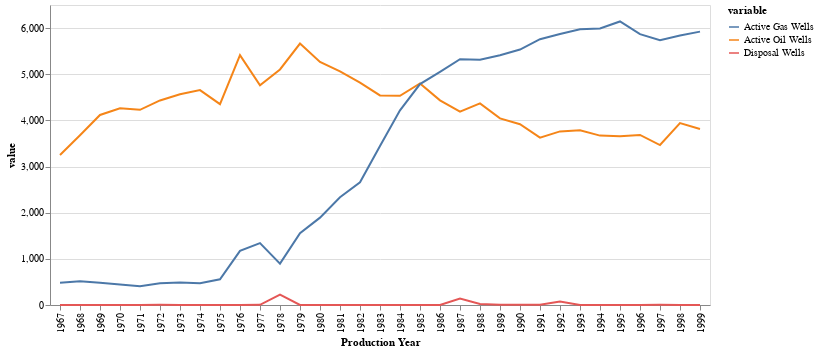

Notebook code for this chart:
### Markdown cell above
####We are now representing this melted dataframe using a line chart.

### Code cell
Chart(NR_df1_melt).mark_line().encode(x='Production Year:O', y='value', color='variable')

### Figure 1 — Vega-Lite specification as saved in the notebook (floating-point values rounded to 4 significant figures)
{"config": {"view": {"continuousWidth": 400, "continuousHeight": 300}}, "data": {"name": "data-1c98327226adc02768df8bbc8a6091ef"}, "mark": "line", "encoding": {"color": {"type": "nominal", "field": "variable"}, "x": {"type": "ordinal", "field": "Production Year"}, "y": {"type": "quantitative", "field": "value"}}, "$schema": "https://vega.github.io/schema/vega-lite/v4.8.1.json", "datasets": {"data-1c98327226adc02768df8bbc8a6091ef": [{"Production Year": 1967, "variable": "Active Oil Wells", "value": 3250}, {"Production Year": 1968, "variable": "Active Oil Wells", "value": 3678}, {"Production Year": 1969, "variable": "Active Oil Wells", "value": 4117}, {"Production Year": 1970, "variable": "Active Oil Wells", "value": 4261}, {"Production Year": 1971, "variable": "Active Oil Wells", "value": 4229}, {"Production Year": 1972, "variable": "Active Oil Wells", "value": 4432}, {"Production Year": 1973, "variable": "Active Oil Wells", "value": 4567}, {"Production Year": 1974, "variable": "Active Oil Wells", "value": 4657}, {"Production Year": 1975, "variable": "Active Oil Wells", "value": 4352}, {"Production Year": 1976, "variable": "Active Oil Wells", "value": 5414}, {"Production Year": 1977, "variable": "Active Oil Wells", "value": 4760}, {"Production Year": 1978, "variable": "Active Oil Wells", "value": 5104}, {"Production Year": 1979, "variable": "Active Oil Wells", "value": 5664}, {"Production Year": 1980, "variable": "Active Oil Wells", "value": 5265}, {"Production Year": 1981, "variable": "Active Oil Wells", "value": 5062}, {"Production Year": 1982, "variable": "Active Oil Wells", "value": 4820}, {"Production Year": 1983, "variable": "Active Oil Wells", "value": 4540}, {"Production Year": 1984, "variable": "Active Oil Wells", "value": 4533}, {"Production Year": 1985, "variable": "Active Oil Wells", "value": 4800}, {"Production Year": 1986, "variable": "Active Oil Wells", "value": 4434}, {"Production Year": 1987, "variable": "Active Oil Wells", "value": 4190}, {"Production Year": 1988, "variable": "Active Oil Wells", "value": 4368}, {"Production Year": 1989, "variable": "Active Oil Wells", "value": 4043}, {"Production Year": 1990, "variable": "Active Oil Wells", "value": 3916}, {"Production Year": 1991, "variable": "Active Oil Wells", "value": 3627}, {"Production Year": 1992, "variable": "Active Oil Wells", "value": 3761}, {"Production Year": 1993, "variable": "Active Oil Wells", "value": 3785}, {"Production Year": 1994, "variable": "Active Oil Wells", "value": 3670}, {"Production Year": 1995, "variable": "Active Oil Wells", "value": 3655}, {"Production Year": 1996, "variable": "Active Oil Wells", "value": 3684}, {"Production Year": 1997, "variable": "Active Oil Wells", "value": 3466}, {"Production Year": 1998, "variable": "Active Oil Wells", "value": 3940}, {"Production Year": 1999, "variable": "Active Oil Wells", "value": 3815}, {"Production Year": 1967, "variable": "Active Gas Wells", "value": 484}, {"Production Year": 1968, "variable": "Active Gas Wells", "value": 515}, {"Production Year": 1969, "variable": "Active Gas Wells", "value": 481}, {"Production Year": 1970, "variable": "Active Gas Wells", "value": 446}, {"Production Year": 1971, "variable": "Active Gas Wells", "value": 409}, {"Production Year": 1972, "variable": "Active Gas Wells", "value": 472}, {"Production Year": 1973, "variable": "Active Gas Wells", "value": 485}, {"Production Year": 1974, "variable": "Active Gas Wells", "value": 473}, {"Production Year": 1975, "variable": "Active Gas Wells", "value": 558}, {"Production Year": 1976, "variable": "Active Gas Wells", "value": 1172}, {"Production Year": 1977, "variable": "Active Gas Wells", "value": 1342}, {"Production Year": 1978, "variable": "Active Gas Wells", "value": 897}, {"Production Year": 1979, "variable": "Active Gas Wells", "value": 1558}, {"Production Year": 1980, "variable": "Active Gas Wells", "value": 1893}, {"Production Year": 1981, "variable": "Active Gas Wells", "value": 2333}, {"Production Year": 1982, "variable": "Active Gas Wells", "value": 2658}, {"Production Year": 1983, "variable": "Active Gas Wells", "value": 3446}, {"Production Year": 1984, "variable": "Active Gas Wells", "value": 4219}, {"Production Year": 1985, "variable": "Active Gas Wells", "value": 4787}, {"Production Year": 1986, "variable": "Active Gas Wells", "value": 5053}, {"Production Year": 1987, "variable": "Active Gas Wells", "value": 5327}, {"Production Year": 1988, "variable": "Active Gas Wells", "value": 5313}, {"Production Year": 1989, "variable": "Active Gas Wells", "value": 5412}, {"Production Year": 1990, "variable": "Active Gas Wells", "value": 5535}, {"Production Year": 1991, "variable": "Active Gas Wells", "value": 5759}, {"Production Year": 1992, "variable": "Active Gas Wells", "value": 5870}, {"Production Year": 1993, "variable": "Active Gas Wells", "value": 5973}, {"Production Year": 1994, "variable": "Active Gas Wells", "value": 5993}, {"Production Year": 1995, "variable": "Active Gas Wells", "value": 6144}, {"Production Year": 1996, "variable": "Active Gas Wells", "value": 5869}, {"Production Year": 1997, "variable": "Active Gas Wells", "value": 5738}, {"Production Year": 1998, "variable": "Active Gas Wells", "value": 5838}, {"Production Year": 1999, "variable": "Active Gas Wells", "value": 5923}, {"Production Year": 1967, "variable": "Disposal Wells", "value": 0}, {"Production Year": 1968, "variable": "Disposal Wells", "value": 0}, {"Production Year": 1969, "variable": "Disposal Wells", "value": 0}, {"Production Year": 1970, "variable": "Disposal Wells", "value": 0}, {"Production Year": 1971, "variable": "Disposal Wells", "value": 0}, {"Production Year": 1972, "variable": "Disposal Wells", "value": 3}, {"Production Year": 1973, "variable": "Disposal Wells", "value": 0}, {"Production Year": 1974, "variable": "Disposal Wells", "value": 0}, {"Production Year": 1975, "variable": "Disposal Wells", "value": 0}, {"Production Year": 1976, "variable": "Disposal Wells", "value": 0}, {"Production Year": 1977, "variable": "Disposal Wells", "value": 3}, {"Production Year": 1978, "variable": "Disposal Wells", "value": 227}, {"Production Year": 1979, "variable": "Disposal Wells", "value": 1}, {"Production Year": 1980, "variable": "Disposal Wells", "value": 0}, {"Production Year": 1981, "variable": "Disposal Wells", "value": 1}, {"Production Year": 1982, "variable": "Disposal Wells", "value": 1}, {"Production Year": 1983, "variable": "Disposal Wells", "value": 1}, {"Production Year": 1984, "variable": "Disposal Wells", "value": 1}, {"Production Year": 1985, "variable": "Disposal Wells", "value": 0}, {"Production Year": 1986, "variable": "Disposal Wells", "value": 1}, {"Production Year": 1987, "variable": "Disposal Wells", "value": 139}, {"Production Year": 1988, "variable": "Disposal Wells", "value": 20}, {"Production Year": 1989, "variable": "Disposal Wells", "value": 4}, {"Production Year": 1990, "variable": "Disposal Wells", "value": 3}, {"Production Year": 1991, "variable": "Disposal Wells", "value": 4}, {"Production Year": 1992, "variable": "Disposal Wells", "value": 77}, {"Production Year": 1993, "variable": "Disposal Wells", "value": 1}, {"Production Year": 1994, "variable": "Disposal Wells", "value": 1}, {"Production Year": 1995, "variable": "Disposal Wells", "value": 0}, {"Production Year": 1996, "variable": "Disposal Wells", "value": 1}, {"Production Year": 1997, "variable": "Disposal Wells", "value": 5}, {"Production Year": 1998, "variable": "Disposal Wells", "value": 0}, {"Production Year": 1999, "variable": "Disposal Wells", "value": 0}]}}
